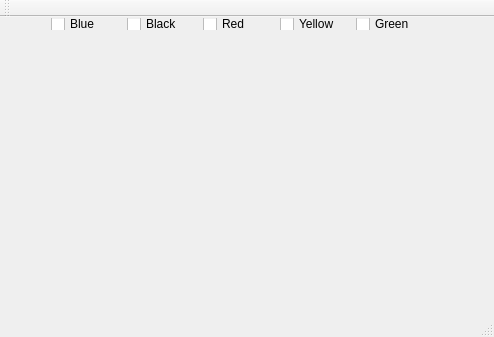
<?xml version="1.0" encoding="UTF-8"?>
<ui version="4.0">
 <class>MainWindow</class>
 <widget class="QMainWindow" name="MainWindow">
  <property name="geometry">
   <rect>
    <x>0</x>
    <y>0</y>
    <width>494</width>
    <height>337</height>
   </rect>
  </property>
  <property name="windowTitle">
   <string>MainWindow</string>
  </property>
  <widget class="QWidget" name="centralWidget">
   <widget class="QWidget" name="widget" native="true">
    <property name="geometry">
     <rect>
      <x>40</x>
      <y>-10</y>
      <width>397</width>
      <height>34</height>
     </rect>
    </property>
    <layout class="QHBoxLayout" name="horizontalLayout">
     <item>
      <widget class="QCheckBox" name="checkBox">
       <property name="text">
        <string>Blue</string>
       </property>
      </widget>
     </item>
     <item>
      <widget class="QCheckBox" name="checkBox_2">
       <property name="text">
        <string>Black</string>
       </property>
      </widget>
     </item>
     <item>
      <widget class="QCheckBox" name="checkBox_3">
       <property name="text">
        <string>Red</string>
       </property>
      </widget>
     </item>
     <item>
      <widget class="QCheckBox" name="checkBox_4">
       <property name="text">
        <string>Yellow</string>
       </property>
      </widget>
     </item>
     <item>
      <widget class="QCheckBox" name="checkBox_5">
       <property name="text">
        <string>Green</string>
       </property>
      </widget>
     </item>
    </layout>
   </widget>
  </widget>
  <widget class="QMenuBar" name="menuBar">
   <property name="geometry">
    <rect>
     <x>0</x>
     <y>0</y>
     <width>494</width>
     <height>23</height>
    </rect>
   </property>
  </widget>
  <widget class="QToolBar" name="mainToolBar">
   <attribute name="toolBarArea">
    <enum>TopToolBarArea</enum>
   </attribute>
   <attribute name="toolBarBreak">
    <bool>false</bool>
   </attribute>
  </widget>
  <widget class="QStatusBar" name="statusBar"/>
 </widget>
 <layoutdefault spacing="6" margin="11"/>
 <resources/>
 <connections/>
</ui>
